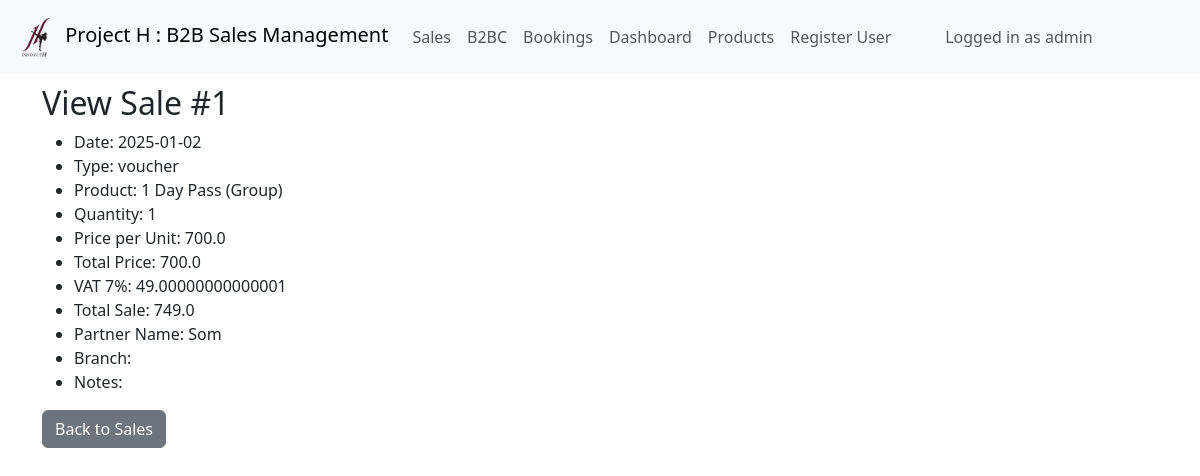
/sales/view_sale/1 (signed in), run on an earlier commit of the app's database.
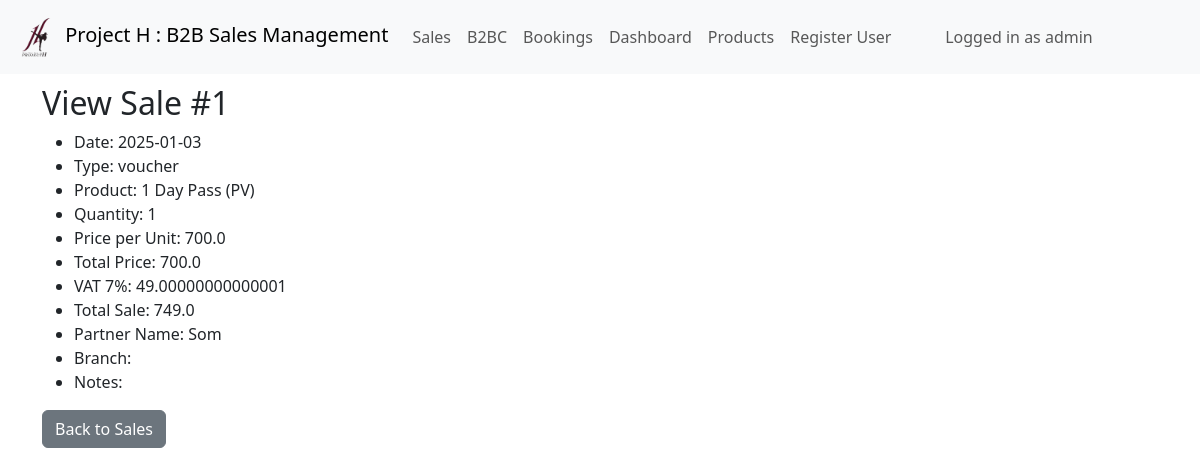
And on a later commit of the database.
### models.py (models this page shows, shortened)
class SalesVoucherGroup(db.Model):
    __tablename__ = 'sales_voucher_group'
    id = db.Column(db.Integer, primary_key=True)
    sale_date = db.Column(db.DateTime, default=datetime.utcnow)
    sale_type = db.Column(db.String(50), nullable=False)
    product_name = db.Column(db.String(100), nullable=True)
    quantity = db.Column(db.Integer, default=1)
    price_per_unit = db.Column(db.Float, default=0.0)
    total_price = db.Column(db.Float, default=0.0)
    vat_7 = db.Column(db.Float, default=0.0)
    total_sale = db.Column(db.Float, default=0.0)
    partner_name = db.Column(db.String(100))
    partner_company = db.Column(db.String(100))
    branch_id = db.Column(db.Integer, db.ForeignKey('branches.id'), nullable=True)
    noted = db.Column(db.Text)
    sale_date = db.Column(db.DateTime, default=datetime.utcnow)
    salesperson_id = db.Column(db.Integer, db.ForeignKey('users.id'), nullable=True)
    status = db.Column(db.String(50), default='waiting')
    salesperson = db.relationship('User', backref='voucher_group_sales', foreign_keys=[salesperson_id])
    bookings = db.relationship(
        'Booking',
        backref='voucher_group_sale',
        lazy=True,
        cascade='all, delete-orphan',
        passive_deletes=True
    )

### views/sales.py (the view)
@sales_bp.route('/view_sale/<int:sale_id>')
@login_required
@roles_required('admin', 'branch_staff')
def view_sale(sale_id):
    sale = SalesVoucherGroup.query.get_or_404(sale_id)
    return render_template('sales/view_sale.html', sale=sale)

### templates/sales/view_sale.html
{% extends 'base.html' %}
{% block content %}
<h2>View Sale #{{ sale.id }}</h2>
<ul>
    <li>Date: {{ sale.sale_date.strftime('%Y-%m-%d') }}</li>
    <li>Type: {{ sale.sale_type }}</li>
    <li>Product: {{ sale.product_name }}</li>
    <li>Quantity: {{ sale.quantity }}</li>
    <li>Price per Unit: {{ sale.price_per_unit }}</li>
    <li>Total Price: {{ sale.total_price }}</li>
    <li>VAT 7%: {{ sale.vat_7 }}</li>
    <li>Total Sale: {{ sale.total_sale }}</li>
    <li>Partner Name: {{ sale.partner_name }}</li>
    <li>Branch: {{ sale.branch.name }}</li>
    <li>Notes: {{ sale.noted }}</li>
</ul>
<a href="{{ url_for('sales.list_voucher_group_sales') }}" class="btn btn-secondary">Back to Sales</a>
{% endblock %}

What changed in the data, as far as the page shows it:
changed SalesVoucherGroup "voucher": sale_date "2025-01-02" → "2025-01-03"; product_name "1 Day Pass (Group)" → "1 Day Pass (PV)"
